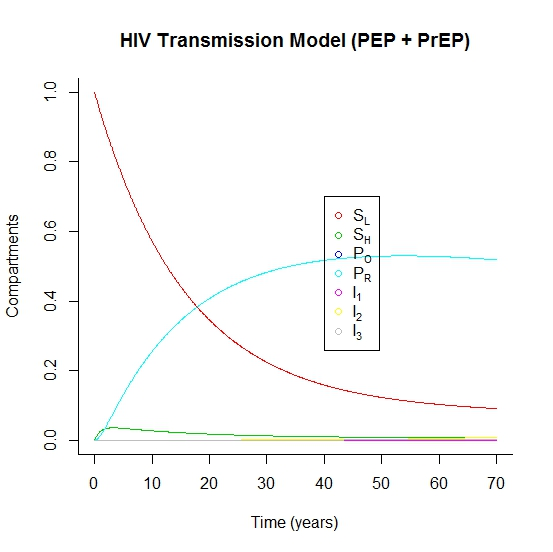

Write the R code that produced this figure.
library(deSolve)
sir <- function(time, state, parameters) {
  with(as.list(c(state, parameters)), {
    lambdaL = betaL * (theta1 * I1 + theta2 * I2 + theta3 * I3)/(SL+SH+PO+PR+I1+I2+I3)
    lambdaH = betaH * (theta1 * I1 + theta2 * I2 + theta3 * I3)/(SL+SH+PO+PR+I1+I2+I3)
    lambdaR = betaR * (theta1 * I1 + theta2 * I2 + theta3 * I3)/(SL+SH+PO+PR+I1+I2+I3)
    dSL <- Lambda * (SL+SH+PO+PR+I1+I2+I3) + WHL * SH + phiL * PO - (lambdaL + WLH + mu) * SL
    dSH <- WLH * SL + phiH * PO + phiR * PR - (lambdaH + WHL + tauR + mu) * SH
    dPO <- lambdaL * PL * SL + lambdaH * PH * SH - (sigmaO1 + phiL + phiH + WOR + mu) * PO
    dPR <- tauR * SH + WOR * PO - (lambdaR + phiR + mu) * PR
    dI1 <- lambdaL * (1 - PL) * SL + lambdaH * (1 - PH) * SH + sigmaO1 * PO + lambdaR *PR - (sigma12 + mu) * I1 
    dI2 <- sigma12 * I1 - (sigma23 + mu) * I2
    dI3 <- sigma23 * I2 - (mud + mu) * I3
    return(list(c(dSL, dSH, dPO, dPR, dI1, dI2, dI3)))
  })
}

init <- c(SL = 0.95, SH = 0.047, PO = 0, PR = 0, I1 = 0.0002, I2 = 0.0017, I3 = 0.0011)
parameters <- c(Lambda = 0.00817, mu = 0.00747, mud = 0.0909, WLH = 0.005, WHL = 0.0095, WOR = 0.001, 
                sigmaO1 = 0.023, sigma12 = 8.67, sigma23 = 0.05, PL = 0.5, PH = 0.5, phiL = 0.05, phiH = 1/24, tauR = 0.9, phiR = 0.005,
                betaL = 0.25, betaH = 1.25, betaR = 0.125, theta1 = 1, theta2 = 0.43, theta3 = 1.5)
times <- seq(0, 70, by = 0.1)
out <- as.data.frame(ode(y = init, times = times, func = sir, parms = parameters))
out$time <- NULL
head(out, 10)

matplot(times, out, type = "l", xlab = "Time (years)", ylab = "Compartments", main = "HIV Transmission Model (PEP + PrEP)", lwd = 1, lty = 1, bty = "l", col = 2:8)
legend(40, 0.7, c(expression(S[L]), expression(S[H]), expression(P[O]), expression(P[R]), expression(I[1]), expression(I[2]), expression(I[3])), pch = 1, col = 2:8)
